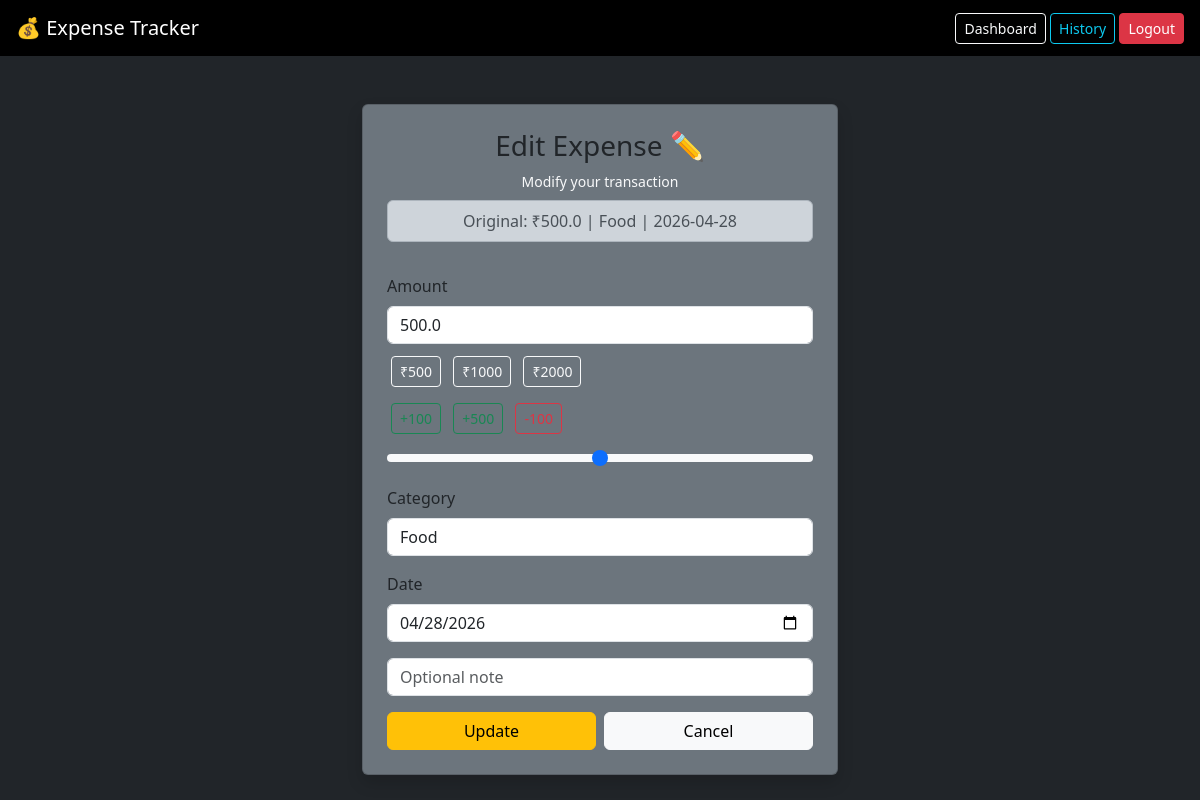
Screenshot of /edit/1 (signed in) with the database file from the repository.
### tables this page shows
CREATE TABLE expenses (
        id INTEGER PRIMARY KEY AUTOINCREMENT,
        user_id INTEGER,
        amount REAL,
        category TEXT,
        date TEXT,
        note TEXT
    );

### app.py (the view, shortened to what this page needs)
@app.route('/edit/<int:id>', methods=['GET', 'POST'])
@login_required
def edit(id):
    user_id = get_user_id()
    conn = get_db()
    c = conn.cursor()
    c.execute("SELECT * FROM expenses WHERE id=? AND user_id=?", (id, user_id))
    data = c.fetchone()
    if not data:
        conn.close()
        return "Unauthorized ❌"
    conn.close()
    return render_template('edit.html', data=data)

### app.py (called while the page is built)
def get_db():
    conn = sqlite3.connect("database.db")
    conn.row_factory = sqlite3.Row
    return conn

def login_required(f):
    @wraps(f)
    def wrapper(*args, **kwargs):
        if 'user_id' not in session:
            return redirect('/')
        return f(*args, **kwargs)
    return wrapper

def get_user_id():
    return session.get('user_id')

### templates/edit.html (shortened to what this page needs)
<!DOCTYPE html>
<html>
<head>
    <link href="https://cdn.jsdelivr.net/npm/bootstrap@5.3.0/dist/css/bootstrap.min.css" rel="stylesheet">
</head>
<body class="bg-dark text-white">
<nav class="navbar navbar-dark bg-black px-3">
    <span class="navbar-brand">💰 Expense Tracker</span>
    <div>
        <a href="/dashboard" class="btn btn-outline-light btn-sm">Dashboard</a>
        <a href="/history" class="btn btn-outline-info btn-sm">History</a>
        <a href="/logout" class="btn btn-danger btn-sm">Logout</a>
    </div>
</nav>
<div class="container mt-5 col-md-5">
    <div class="card p-4 bg-secondary shadow">
        <h3 class="text-center mb-2">Edit Expense ✏️</h3>
        <p class="text-center text-light small mb-2">Modify your transaction</p>
        <div class="alert alert-dark text-center py-2">
            Original: ₹{{data[2]}} | {{data[3]}} | {{data[4]}}
        </div>
        <form method="POST" onsubmit="return validateForm()">
            <label class="form-label">Amount</label>
            <input id="amount"
                   name="amount"
                   type="number"
                   step="0.01"
                   value="{{data[2]}}"
                   class="form-control mb-2"
                   required>
            <div class="mb-2">
                <button type="button" class="btn btn-sm btn-outline-light m-1" onclick="setValue(500)">₹500</button>
                <button type="button" class="btn btn-sm btn-outline-light m-1" onclick="setValue(1000)">₹1000</button>
                <button type="button" class="btn btn-sm btn-outline-light m-1" onclick="setValue(2000)">₹2000</button>
            </div>
            <div class="mb-2">
                <button type="button" class="btn btn-sm btn-outline-success m-1"
                        onmousedown="startAdjust(100)" onmouseup="stopAdjust()" onmouseleave="stopAdjust()">+100</button>
                <button type="button" class="btn btn-sm btn-outline-success m-1"
                        onmousedown="startAdjust(500)" onmouseup="stopAdjust()" onmouseleave="stopAdjust()">+500</button>
                <button type="button" class="btn btn-sm btn-outline-danger m-1"
                        onmousedown="startAdjust(-100)" onmouseup="stopAdjust()" onmouseleave="stopAdjust()">-100</button>
            </div>
            <input type="range" id="slider"
                   min="0" max="10000" step="50"
                   class="form-range mb-3">
            <label class="form-label">Category</label>
            <select id="category" name="category"
                    class="form-control mb-3"
                    onchange="toggleCustom()" required>
                <option {% if data[3]=='Food' %}selected{% endif %}>Food</option>
            </select>
            <label class="form-label">Date</label>
            <input name="date"
                   type="date"
                   value="{{data[4]}}"
                   class="form-control mb-3"
                   required>
            <input name="note"
                   value="{{data[5]}}"
                   class="form-control mb-3"
                   placeholder="Optional note">
            <div class="d-flex gap-2">
                <button id="btn" class="btn btn-warning w-100">Update</button>
                <a href="/history" class="btn btn-light w-100">Cancel</a>
            </div>
        </form>
    </div>
</div>
</body>
</html>

### rows the page displays
expenses: amount "500.0", category "Food", date "2026-04-28", date "04/28/2026"
